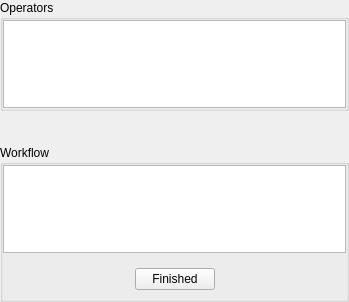
<?xml version="1.0" encoding="UTF-8"?>
<ui version="4.0">
 <class>WorkflowDialog</class>
 <widget class="QDialog" name="WorkflowDialog">
  <property name="geometry">
   <rect>
    <x>0</x>
    <y>0</y>
    <width>349</width>
    <height>302</height>
   </rect>
  </property>
  <property name="windowTitle">
   <string>WorkFlow</string>
  </property>
  <layout class="QVBoxLayout" name="verticalLayout">
   <property name="margin">
    <number>0</number>
   </property>
   <item>
    <widget class="QGroupBox" name="groupBox_5">
     <property name="sizePolicy">
      <sizepolicy hsizetype="Preferred" vsizetype="Expanding">
       <horstretch>0</horstretch>
       <verstretch>0</verstretch>
      </sizepolicy>
     </property>
     <property name="title">
      <string>Operators</string>
     </property>
     <property name="flat">
      <bool>true</bool>
     </property>
     <layout class="QVBoxLayout" name="verticalLayout_12">
      <property name="margin">
       <number>0</number>
      </property>
      <item>
       <widget class="QListWidget" name="operatorList"/>
      </item>
     </layout>
    </widget>
   </item>
   <item>
    <widget class="QWidget" name="widget_4" native="true">
     <layout class="QHBoxLayout" name="horizontalLayout_2">
      <property name="margin">
       <number>0</number>
      </property>
      <item>
       <spacer name="horizontalSpacer_5">
        <property name="orientation">
         <enum>Qt::Horizontal</enum>
        </property>
        <property name="sizeHint" stdset="0">
         <size>
          <width>40</width>
          <height>20</height>
         </size>
        </property>
       </spacer>
      </item>
      <item>
       <widget class="QPushButton" name="addButton">
        <property name="text">
         <string/>
        </property>
        <property name="icon">
         <iconset resource="../icons/icons.qrc">
          <normaloff>:/mini/mini/add.png</normaloff>:/mini/mini/add.png</iconset>
        </property>
        <property name="flat">
         <bool>true</bool>
        </property>
       </widget>
      </item>
      <item>
       <widget class="QPushButton" name="removeButton">
        <property name="text">
         <string/>
        </property>
        <property name="icon">
         <iconset resource="../icons/icons.qrc">
          <normaloff>:/mini/mini/delete.png</normaloff>:/mini/mini/delete.png</iconset>
        </property>
        <property name="flat">
         <bool>true</bool>
        </property>
       </widget>
      </item>
      <item>
       <widget class="QPushButton" name="downButton">
        <property name="text">
         <string/>
        </property>
        <property name="icon">
         <iconset resource="../icons/icons.qrc">
          <normaloff>:/mini/mini/arrow_down.png</normaloff>:/mini/mini/arrow_down.png</iconset>
        </property>
        <property name="flat">
         <bool>true</bool>
        </property>
       </widget>
      </item>
      <item>
       <widget class="QPushButton" name="upButton">
        <property name="enabled">
         <bool>true</bool>
        </property>
        <property name="text">
         <string/>
        </property>
        <property name="icon">
         <iconset resource="../icons/icons.qrc">
          <normaloff>:/mini/mini/arrow_up.png</normaloff>:/mini/mini/arrow_up.png</iconset>
        </property>
        <property name="flat">
         <bool>true</bool>
        </property>
       </widget>
      </item>
      <item>
       <spacer name="horizontalSpacer_6">
        <property name="orientation">
         <enum>Qt::Horizontal</enum>
        </property>
        <property name="sizeHint" stdset="0">
         <size>
          <width>40</width>
          <height>20</height>
         </size>
        </property>
       </spacer>
      </item>
     </layout>
    </widget>
   </item>
   <item>
    <widget class="QGroupBox" name="groupBox_4">
     <property name="sizePolicy">
      <sizepolicy hsizetype="Preferred" vsizetype="Expanding">
       <horstretch>0</horstretch>
       <verstretch>0</verstretch>
      </sizepolicy>
     </property>
     <property name="minimumSize">
      <size>
       <width>0</width>
       <height>0</height>
      </size>
     </property>
     <property name="baseSize">
      <size>
       <width>0</width>
       <height>0</height>
      </size>
     </property>
     <property name="title">
      <string>Workflow</string>
     </property>
     <property name="flat">
      <bool>true</bool>
     </property>
     <layout class="QVBoxLayout" name="verticalLayout_11">
      <property name="margin">
       <number>0</number>
      </property>
      <item>
       <widget class="QListWidget" name="workflowList"/>
      </item>
      <item>
       <widget class="QWidget" name="widget" native="true">
        <layout class="QHBoxLayout" name="horizontalLayout">
         <item>
          <spacer name="horizontalSpacer">
           <property name="orientation">
            <enum>Qt::Horizontal</enum>
           </property>
           <property name="sizeHint" stdset="0">
            <size>
             <width>40</width>
             <height>20</height>
            </size>
           </property>
          </spacer>
         </item>
         <item>
          <widget class="QPushButton" name="exitButton">
           <property name="text">
            <string>Finished</string>
           </property>
          </widget>
         </item>
         <item>
          <spacer name="horizontalSpacer_2">
           <property name="orientation">
            <enum>Qt::Horizontal</enum>
           </property>
           <property name="sizeHint" stdset="0">
            <size>
             <width>40</width>
             <height>20</height>
            </size>
           </property>
          </spacer>
         </item>
        </layout>
       </widget>
      </item>
     </layout>
    </widget>
   </item>
  </layout>
 </widget>
 <resources>
  <include location="../../icons/icons.qrc"/>
 </resources>
 <connections/>
</ui>
